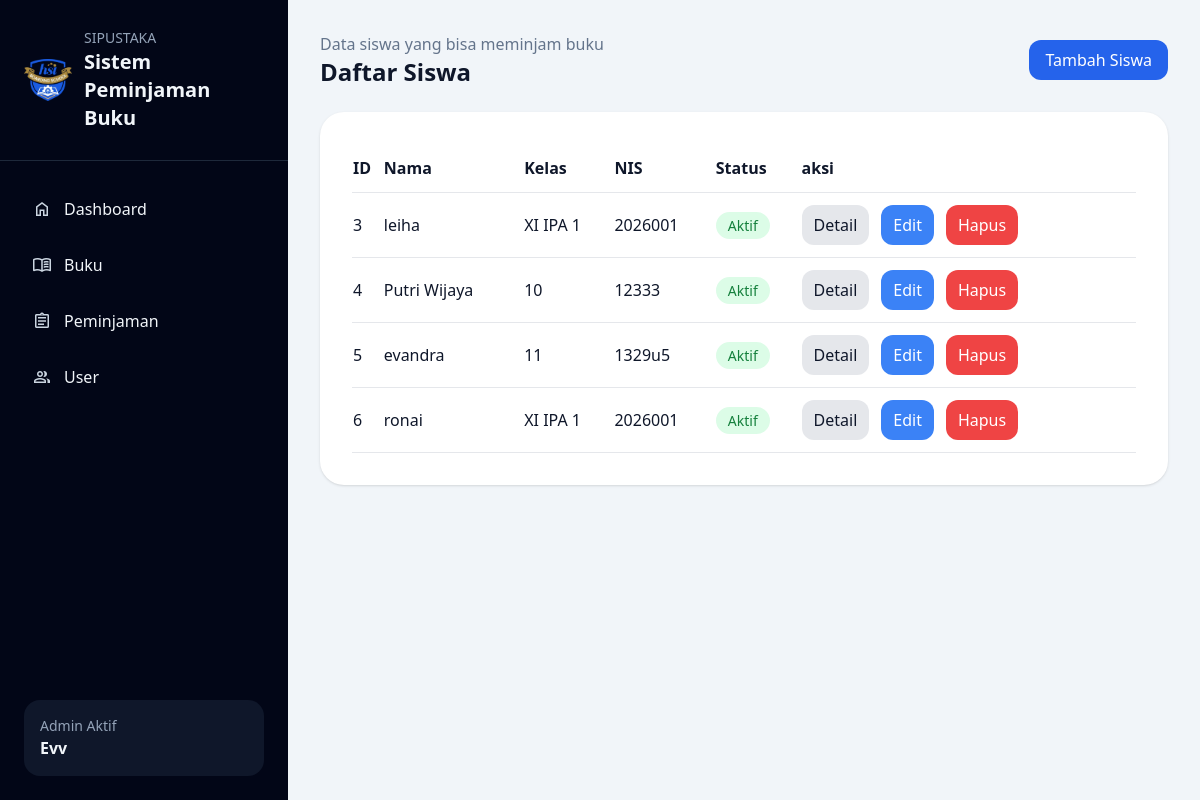
/siswa/, run on the app's committed database.
### siswa/models.py (models this page shows, shortened)
class Siswa(models.Model):
	nama = models.CharField(max_length=200)
	kelas = models.CharField(max_length=50, blank=True, null=True)
	nis = models.CharField(max_length=50, blank=True, null=True)
	is_active = models.BooleanField(default=True)

### siswa/views.py (the view)
# urls.py: path('', views.siswa_list, name='siswa_list'),
def siswa_list(request):
    try:
        with connection.cursor() as cursor:
            cursor.execute("""
                SELECT id, nama, kelas, nis, is_active FROM siswa_siswa ORDER BY id
            """)
            rows = cursor.fetchall()
    except DatabaseError:
        rows = []
    return render(request, 'siswa/list.html', {'siswa': rows})

### templates/siswa/list.html
{% extends 'base.html' %}
{% block content %}
<div class="flex items-center justify-between mb-6">
    <div>
        <p class="text-slate-500">
            Data siswa yang bisa meminjam buku
        </p>
        <h3 class="text-2xl font-semibold">
            Daftar Siswa
        </h3>
    </div>
    <a href="/siswa/tambah/" class="bg-blue-600 text-white px-4 py-2 rounded-xl">
        Tambah Siswa
    </a>
</div>
<div class="bg-white rounded-3xl p-8 shadow">
    <table class="min-w-full text-left">
        <thead>
            <tr class="border-b">
                <th class="py-3">ID</th>
                <th class="py-3">Nama</th>
                <th class="py-3">Kelas</th>
                <th class="py-3">NIS</th>
                <th class="py-3">Status</th>
                <th class="py-3">aksi</th>
            </tr>
        </thead>
        <tbody>
            {% for item in siswa %}
            <tr class="border-b">
                <td class="py-3">
                    {{ item.0 }}
                </td>
                <td class="py-3">
                    {{ item.1 }}
                </td>
                <td class="py-3">
                    {{ item.2 }}
                </td>
                <td class="py-3">
                    {{ item.3 }}
                </td>
                <td class="py-3">
                    {% if item.4 %}
                    <span class="bg-green-100 text-green-700 px-3 py-1 rounded-full text-sm">
                        Aktif
                    </span>
                    {% else %}
                    <span class="bg-red-100 text-red-700 px-3 py-1 rounded-full text-sm">
                        Tidak Aktif
                    </span>
                    {% endif %}
                </td>
                <td class="py-3 gap-3 flex" >
                    <a href="/siswa/detail/{{ item.0 }}/" class="bg-gray-200 px-3 py-2  rounded-xl">
                        Detail
                    </a>
                    <a href="/siswa/edit/{{ item.0 }}/" class="bg-blue-500 text-white px-3 py-2 rounded-xl">
                        Edit
                    </a>
                    <a href="/siswa/hapus/{{ item.0 }}/" class="bg-red-500 text-white px-3 py-2 rounded-xl"
                        onclick="return confirm('Yakin hapus siswa?')">
                        Hapus
                    </a>
                </td>
            </tr>
            {% empty %}
            <tr>
                <td colspan="5" class="py-4">
                    Belum ada data siswa
                </td>
            </tr>
            {% endfor %}
        </tbody>
    </table>
</div>
{% endblock %}

### data on the page
Siswa: id "3", nama "leiha", kelas "XI IPA 1", nis "2026001"
Siswa: id "4", nama "Putri Wijaya", kelas "10", nis "12333"
Siswa: id "5", nama "evandra", kelas "11", nis "1329u5"
Siswa: id "6", nama "ronai", kelas "XI IPA 1", nis "2026001"
